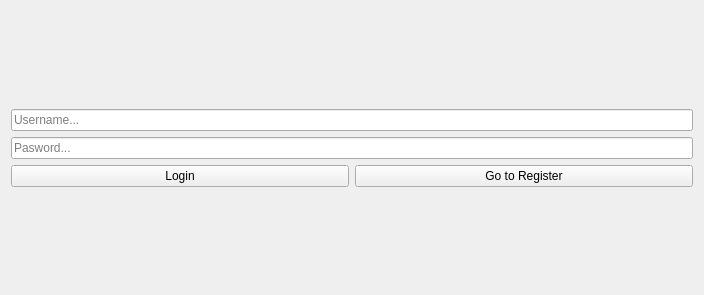
<?xml version="1.0" encoding="UTF-8"?>
<ui version="4.0">
 <class>Login</class>
 <widget class="QWidget" name="Login">
  <property name="geometry">
   <rect>
    <x>0</x>
    <y>0</y>
    <width>704</width>
    <height>295</height>
   </rect>
  </property>
  <property name="windowTitle">
   <string>Baronchat</string>
  </property>
  <layout class="QGridLayout" name="gridLayout">
   <item row="0" column="0" colspan="2">
    <layout class="QHBoxLayout" name="horizontalLayout">
     <item>
      <layout class="QVBoxLayout" name="verticalLayout">
       <item>
        <spacer name="verticalSpacer_2">
         <property name="orientation">
          <enum>Qt::Vertical</enum>
         </property>
         <property name="sizeHint" stdset="0">
          <size>
           <width>20</width>
           <height>40</height>
          </size>
         </property>
        </spacer>
       </item>
       <item>
        <widget class="QLineEdit" name="username">
         <property name="text">
          <string/>
         </property>
         <property name="placeholderText">
          <string>Username...</string>
         </property>
        </widget>
       </item>
       <item>
        <widget class="QLineEdit" name="password">
         <property name="echoMode">
          <enum>QLineEdit::Password</enum>
         </property>
         <property name="placeholderText">
          <string>Pasword...</string>
         </property>
        </widget>
       </item>
       <item>
        <layout class="QHBoxLayout" name="horizontalLayout_2">
         <item>
          <widget class="QPushButton" name="login_button">
           <property name="text">
            <string>Login</string>
           </property>
          </widget>
         </item>
         <item>
          <widget class="QPushButton" name="load_register">
           <property name="text">
            <string>Go to Register</string>
           </property>
          </widget>
         </item>
        </layout>
       </item>
       <item>
        <spacer name="verticalSpacer">
         <property name="orientation">
          <enum>Qt::Vertical</enum>
         </property>
         <property name="sizeHint" stdset="0">
          <size>
           <width>20</width>
           <height>40</height>
          </size>
         </property>
        </spacer>
       </item>
      </layout>
     </item>
    </layout>
   </item>
  </layout>
 </widget>
 <resources/>
 <connections/>
</ui>
